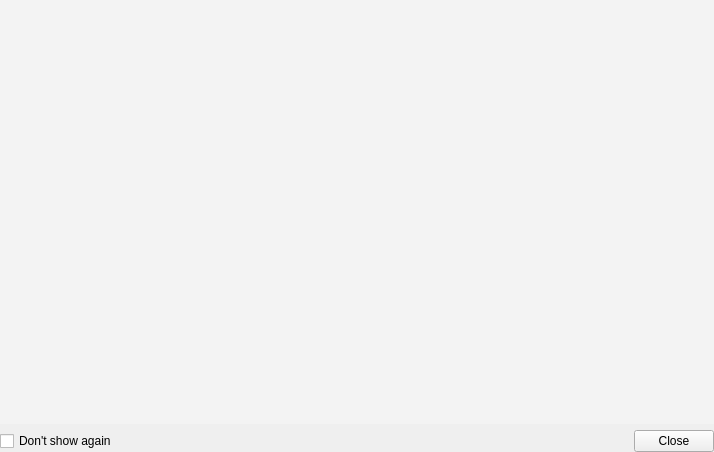
<?xml version="1.0" encoding="UTF-8"?>
<ui version="4.0">
    <class>Welcome</class>
    <widget class="QWidget" name="Welcome">
        <property name="geometry">
            <rect>
                <x>0</x>
                <y>0</y>
                <width>714</width>
                <height>452</height>
            </rect>
        </property>
        <property name="windowTitle">
            <string>Welcome</string>
        </property>
        <layout class="QVBoxLayout" name="verticalLayout" stretch="1,0">
            <property name="leftMargin">
                <number>0</number>
            </property>
            <property name="topMargin">
                <number>0</number>
            </property>
            <property name="rightMargin">
                <number>0</number>
            </property>
            <property name="bottomMargin">
                <number>0</number>
            </property>
            <item>
                <layout class="QVBoxLayout" name="verticalLayout_2">
                    <item>
                        <widget class="QWidget" name="browserHost"
                                native="true">
                            <property name="styleSheet">
                                <string notr="true">background-color:
                                    rgb(243, 243, 243);
                                </string>
                            </property>
                        </widget>
                    </item>
                </layout>
            </item>
            <item>
                <layout class="QHBoxLayout" name="horizontalLayout"
                        stretch="0,0,0">
                    <item>
                        <widget class="QCheckBox" name="chDontShowAgain">
                            <property name="text">
                                <string>Don't show again</string>
                            </property>
                        </widget>
                    </item>
                    <item>
                        <spacer name="horizontalSpacer">
                            <property name="orientation">
                                <enum>Qt::Horizontal</enum>
                            </property>
                            <property name="sizeHint" stdset="0">
                                <size>
                                    <width>40</width>
                                    <height>20</height>
                                </size>
                            </property>
                        </spacer>
                    </item>
                    <item>
                        <widget class="QPushButton" name="btnClose">
                            <property name="text">
                                <string>Close</string>
                            </property>
                        </widget>
                    </item>
                </layout>
            </item>
        </layout>
    </widget>
    <layoutdefault spacing="6" margin="11"/>
    <resources/>
    <connections/>
</ui>
